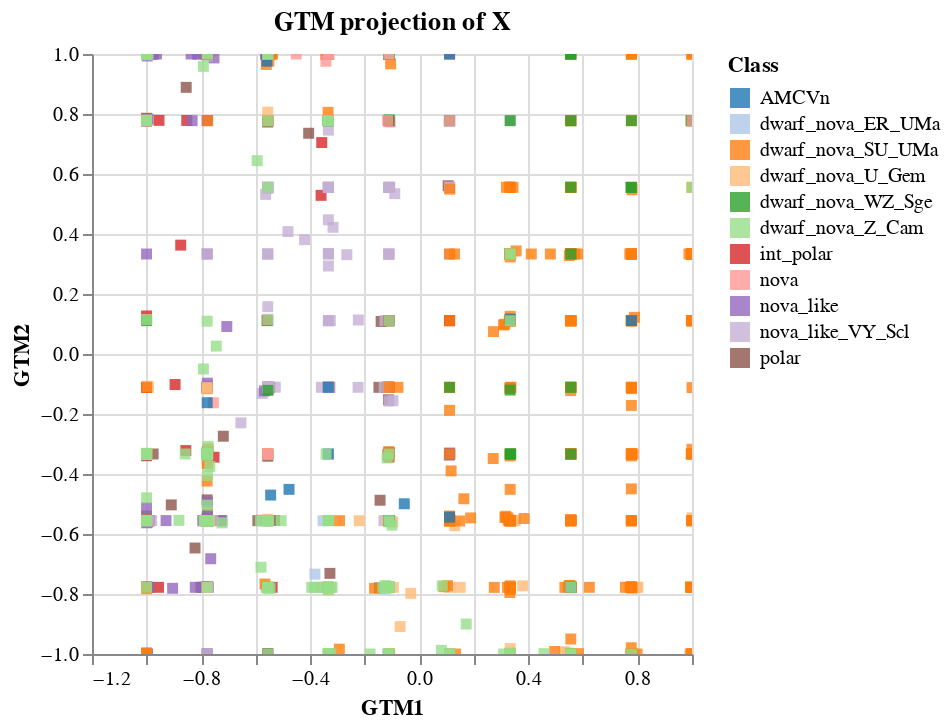

Notebook cell for this chart:
### Markdown cell above
### Obtain projections for GTM

### Code cell
# Size of points in the projection
size = 30

mean_u = gtm_model.matMeans
modes_u = gtm_model.matModes

proj = 'mean' # 'mean' or 'modes'
if proj == 'mean':
    mpl_projection = mean_u
    x_alt = 'GTM1'
    y_alt = 'GTM2'
elif proj == 'mode':
    mpl_projection = modes_u
    x_alt = 'mode1'
    y_alt = 'mode2'

df_gtm_X = pd.DataFrame(mean_u, columns=['GTM1','GTM2'])

df_gtm_X = pd.concat([df_gtm_X, 
                      pd.Series(dataset_final.index, name='index'), 
                      dataset_final['oid_ztf'], 
                      dataset_final['type_aavso'],
                      pd.Series(y_names, name='label'),
                      pd.Series(modes_u[:,0], name='mode1'),
                      pd.Series(modes_u[:,1], name='mode2')
                      ], axis=1)

selection = alt.selection_point(fields=['label'], bind='legend')

projection_full = alt.Chart(df_gtm_X).mark_square().encode(
    x=x_alt,y=y_alt,
    color=alt.Color(shorthand='label', title='Class',
                    # Select a colour scheme for the classes where the colours are distinct, and more than 11 classes
                    scale=alt.Scale(domain=np.unique(y_names).tolist(),
                                    scheme='category20',
                                    # range=clr_range
                                    )),
    # shape='labels',
    size=alt.value(size),
    tooltip=["label", "index", "oid_ztf", "type_aavso"],
    opacity=alt.condition(selection, alt.value(0.8), alt.value(0.1))
    ).add_params(selection
    ).properties(title="GTM projection of X").interactive()


# Use matplotlib subplots to plot one class versus the rest for each of the classes, where the last subplot is all the classes.
fig, ax = plt.subplots(4,3, figsize=(15,20), sharex=True, sharey=True)
ax = ax.flatten()
# use the cmap tab20 for the first 11 classes
c = plt.cm.tab20(np.linspace(0,1,11))
# can you perform the above as a list of colours from tab20?

for i in range(11):
    # use the color keyword argument to set the colour of the points instead of c
    ax[i].scatter(mpl_projection[y==i,0], mpl_projection[y==i,1], label=enc.inverse_transform([i])[0], s=15, color=c[i], alpha=0.7)
    ax[i].scatter(mpl_projection[y!=i,0], mpl_projection[y!=i,1], c='grey', s=30, alpha=0.001)
    ax[i].grid(alpha=0.3)
    if i in [0,3,6,9]:
        ax[i].set_ylabel(f'GTM2', fontsize=12)
    if i in [9,10]:
        ax[i].set_xlabel(f'GTM1', fontsize=12)
        ax[i].xaxis.labelpad = 10
    ax[i].legend(fontsize=12)
# Use the class colours for the last subplot
ax[11].scatter(mpl_projection[:,0], mpl_projection[:,1], s=10, alpha=1, c=y, cmap='tab20')
ax[11].set_xlabel(f'GTM1', fontsize=12)
ax[11].xaxis.labelpad = 10
ax[11].grid(alpha=0.3)
# reduce the gaps between subplots
plt.subplots_adjust(hspace=0.1, wspace=0.1)
if gaia == True:
    plt.savefig(f'../results/figures/unsupervised/projection_gtm_cvlist{cvlistdate}_lcdata{lightcurvesdate}_20gor20r_gaia.pdf', bbox_inches='tight')
elif gaia == False:
    plt.savefig(f'../results/figures/unsupervised/projection_gtm_cvlist{cvlistdate}_lcdata{lightcurvesdate}_20gor20r_lconly.pdf', bbox_inches='tight')
# plt.tight_layout()
plt.show()

projection_full
# alt.hconcat(projection_full, projection_train, projection_test)

### Figure 1 — Vega-Lite specification as saved in the notebook (floating-point values rounded to 4 significant figures; data arrays with more than 128 entries replaced by an {"elided": "..."} marker saying what was removed)
{"config": {"view": {"continuousWidth": 300, "continuousHeight": 300}}, "data": {"name": "data-f353695c5f1ef222b76c4cf7a02d2f7d"}, "mark": {"type": "square"}, "encoding": {"color": {"field": "label", "scale": {"domain": ["AMCVn", "dwarf_nova_ER_UMa", "dwarf_nova_SU_UMa", "dwarf_nova_U_Gem", "dwarf_nova_WZ_Sge", "dwarf_nova_Z_Cam", "int_polar", "nova", "nova_like", "nova_like_VY_Scl", "polar"], "scheme": "category20"}, "title": "Class", "type": "nominal"}, "opacity": {"condition": {"param": "param_11", "value": 0.8}, "value": 0.1}, "size": {"value": 30}, "tooltip": [{"field": "label", "type": "nominal"}, {"field": "index", "type": "quantitative"}, {"field": "oid_ztf", "type": "nominal"}, {"field": "type_aavso", "type": "nominal"}], "x": {"field": "GTM1", "type": "quantitative"}, "y": {"field": "GTM2", "type": "quantitative"}}, "params": [{"name": "param_11", "select": {"type": "point", "fields": ["label"]}, "bind": "legend"}, {"name": "param_12", "select": {"type": "interval", "encodings": ["x", "y"]}, "bind": "scales"}], "title": "GTM projection of X", "$schema": "https://vega.github.io/schema/vega-lite/v5.14.1.json", "datasets": {"data-f353695c5f1ef222b76c4cf7a02d2f7d": {"elided": "1194 records"}}}
